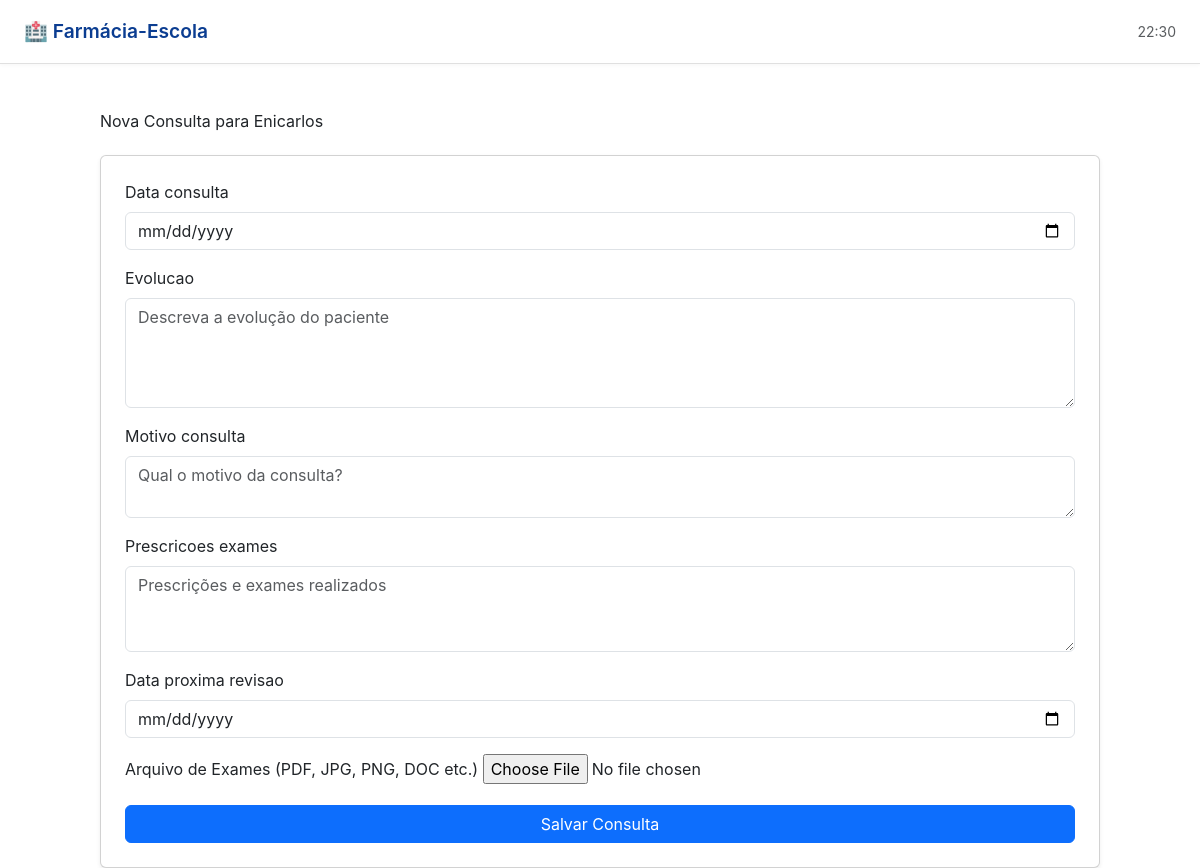
The page /consulta/consulta/criar/1/ on the database as committed earlier.
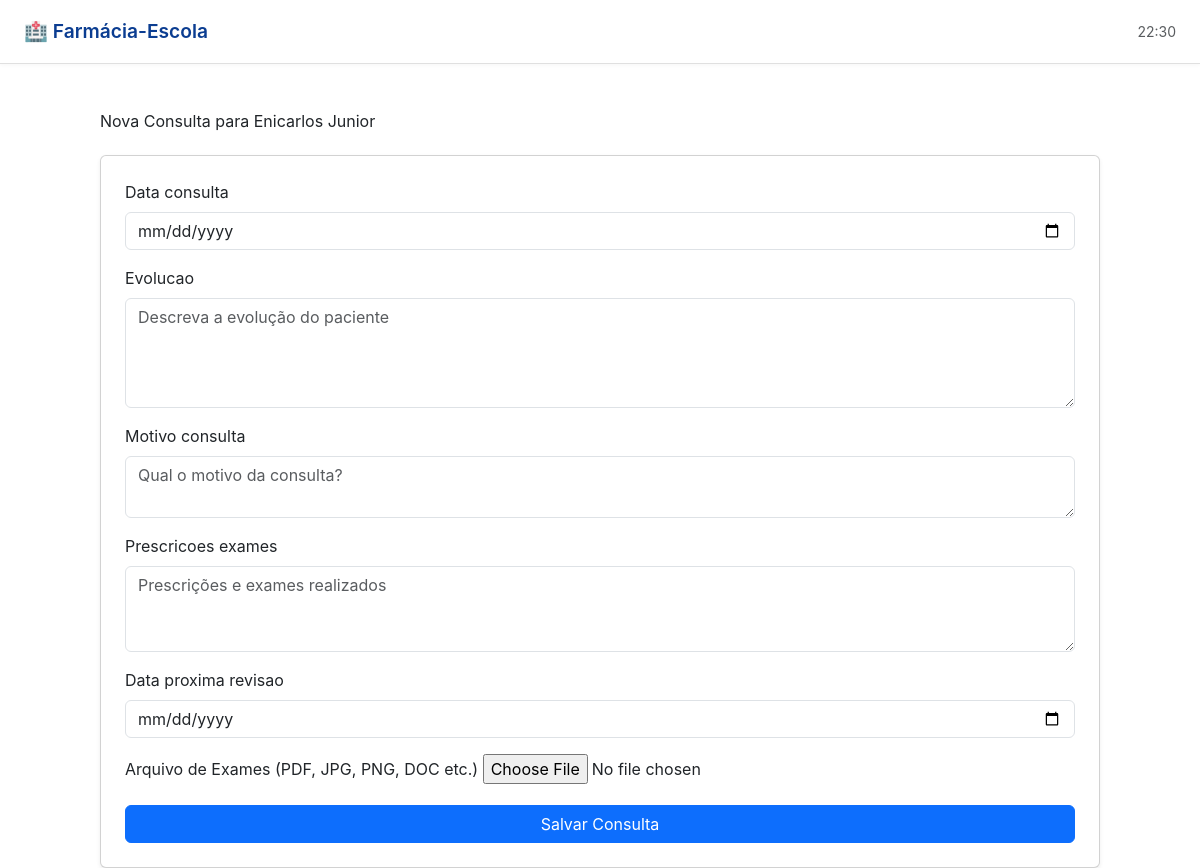
The same page on the database as committed later.
### paciente/models.py (models this page shows, shortened)
class Paciente(models.Model):
    nome = models.CharField(max_length=150)
    telefone = models.CharField(max_length=15)
    responsavel = models.CharField(max_length=100)
    data_nascimento = models.DateField()
    doencas = models.ManyToManyField(
        Doenca,
        through='MedicamentoDoencaPaciente',
        related_name='pacientes',
        blank=True
    )
    medicamentos = models.ManyToManyField(Medicamento, related_name='pacientes', blank=True)
    genero = models.CharField(
        max_length=15, choices=[('M', 'Masculino'), ('F', 'Feminino'), ('O', 'Outro'), ('ND', 'Prefere não dizer')]
    )
    estado_civil = models.CharField(
        max_length=20, choices=[
            ('Casado(a)', 'Casado(a)'),
            ('Solteiro(a)', 'Solteiro(a)'),
            ('Separado(a)', 'Separado(a)'),
            ('Amigado(a)', 'Amigado(a)'),
            ('Viuvo(a)', 'Viúvo(a)'),
            ('Nao consta', 'Não consta'),
            ('Outro', 'Outro'),
        ]
    )
    bairro = models.CharField(max_length=100)
    distrito = models.CharField(max_length=20, choices=[('Rural', 'Zona Rural'), ('Urbano', 'Zona Urbana')])
    municipio = models.CharField(max_length=100)
    escolaridade = models.CharField(
        max_length=30, choices=[
            ('Analfabeto', 'Analfabeto'),
            ('Fundamental incompleto', 'Fundamental incompleto'),
            ('Fundamental completo', 'Fundamental completo'),
            ('Médio incompleto', 'Médio incompleto'),
            ('Ensino médio completo', 'Ensino médio completo'),
            ('Superior incompleto', 'Superior incompleto'),
            ('Superior completo', 'Superior completo'),
            ('Pós-graduação', 'Pós-graduação'),
            ('Nao consta', 'Não consta'),
        ]
    )
    ocupacao = models.CharField(max_length=100)
    raca = models.CharField(
        max_length=20, choices=[
            ('Pardo', 'Pardo'),
            ('Preto', 'Preto'),
            ('Branco', 'Branco'),
            ('Amarelo', 'Amarelo'),
            ('Negro', 'Negro'),
            ('Outro', 'Outro'),
            ('Nao consta', 'Não consta'),
        ]
    )
    reside_com = models.CharField(max_length=100)
    observacoes = models.TextField(blank=True)

### consulta/views.py (the view)
# urls.py: path('consulta/criar/<int:paciente_id>/', views.create_consulta, name='consulta_create_consulta'),
def create_consulta(request, paciente_id):
    paciente = get_object_or_404(Paciente, id=paciente_id)
    if request.method == 'POST':
        form = ConsultaForm(request.POST, request.FILES)
        if form.is_valid():
            consulta = form.save(commit=False)
            consulta.paciente = paciente
            consulta.save()
            return redirect('consulta_detalhe_consulta', consulta_id=consulta.id)
    else:
        form = ConsultaForm()
    return render(request, 'create_consulta.html', {'form': form, 'paciente': paciente})

### consulta/templates/create_consulta.html (shortened to what this page needs)
{% extends "menu.html" %}
{% block content %}
<div class="container mt-5">
  <h2 class="mb-4">Nova Consulta para {{ paciente.nome }}</h2>
  <form method="post" enctype="multipart/form-data" class="card p-4 shadow-sm">
    {% for field in form %}
      <div class="mb-3">
        <label class="form-label" for="{{ field.id_for_label }}">{{ field.label }}</label>
        {{ field }}
      </div>
    {% endfor %}
    <button type="submit" class="btn btn-primary">Salvar Consulta</button>
  </form>
</div>
{% endblock %}

Rows that differ between the two databases and show on the page:
changed Paciente: nome "Enicarlos" → "Enicarlos Junior"
